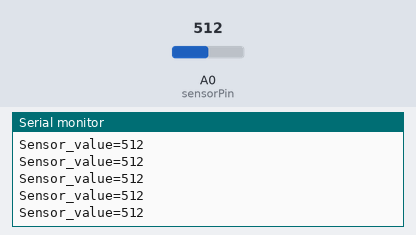
The sketch below on a simulated ESP8266 (NodeMCU). Shown: the last lines printed to the serial monitor. The test bench sets the inputs (shaded band); at power-on: A0 (sensorPin) = 512. WiFi joins after 1.5 s; servers stay silent unless stated; random numbers use the default seed unless the sketch sets one; no MQTT or app messages arrive unless stated.

Above: at 2.7 s.
2.8 s: A0 (sensorPin) set to 716
At 3.4 s:
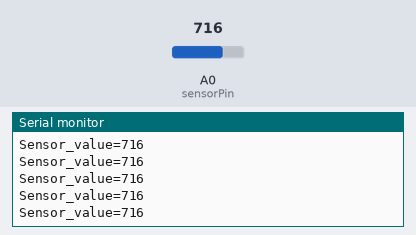
4.3 s: A0 (sensorPin) set to 900
At 4.9 s:
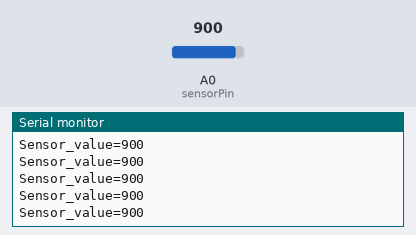
Timing chart, 0 to 7.3 s (numbered marks = the images above; inputs shaded):
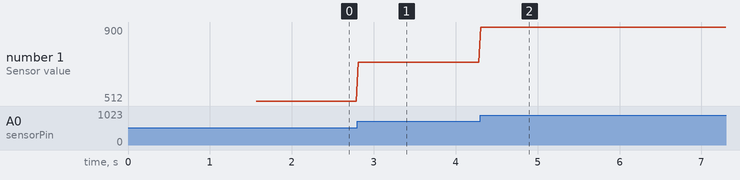

Measured:
- after the input at 2.8 s, the serial monitor: prints a new line at once (image 1)
- after the input at 4.3 s, the serial monitor: prints a new line at once (image 2)
- plotted number 1: 512 → 716 after the input at 2.8 s, 716 → 900 after the input at 4.3 s

The sketch:

beslagpro.ino
```cpp
/* Sketch to read ultrasound distance sensor and send the values to MQTT on cloud */

#include <ESP8266WiFi.h>
#include <PubSubClient.h>

// Update these with values suitable for your network.

const char* ssid        = "Realme 8pro";
const char* password    = "iamsiddy";
const char* mqtt_server = "3.214.158.175";
int         mqtt_port   = 1883;

WiFiClient espClient;
PubSubClient client(espClient);
long lastMsg = 0;
char msg[200];
int value = 0;
int lastevent=0;


int sensorPin = A0;
long sensorValue = 0;

void setup_wifi() {

  delay(10);
  // We start by connecting to a WiFi network
  Serial.println();
  Serial.print("Connecting to ");
  Serial.println(ssid);

  WiFi.begin(ssid, password);

  while (WiFi.status() != WL_CONNECTED) {
    delay(500);
    Serial.print(".");
  }

  randomSeed(micros());

  Serial.println("");
  Serial.println("WiFi connected");
  Serial.println("IP address: ");
  Serial.println(WiFi.localIP());
}

void reconnect() {
  // Loop until we're reconnected
  while (!client.connected()) {
    Serial.print("Attempting MQTT connection...");
    // Create a random client ID
    String clientId = "ESP8266Client-";
    clientId += String(random(0xffff), HEX);
    // Attempt to connect
    if (client.connect(clientId.c_str())) {
      Serial.println("connected");
   } else {
      Serial.print("failed, rc=");
      Serial.print(client.state());
      Serial.println(" try again in 5 seconds");
      // Wait 5 seconds before retrying
      delay(5000);
    }
  }
}

void setup() {
  //pinMode(BUILTIN_LED, OUTPUT);     // Initialize the BUILTIN_LED pin as an output
  Serial.begin(115200);
  setup_wifi();
  client.setServer(mqtt_server, mqtt_port);
}

void loop() {
  if (!client.connected()) {
    reconnect();
  }
  //client.loop();
  readSensor();
  delay(10);
}

void readSensor(){
    sensorValue = analogRead(sensorPin);
    //sensorValue = map(sensorValue, 0, 1024, 0, 100);
    Serial.print("Sensor_value=");
    Serial.print(sensorValue);
    Serial.println(" ");
    String value = String(sensorValue);
    client.publish("light", value.c_str());
  delay(10);

  }
```
